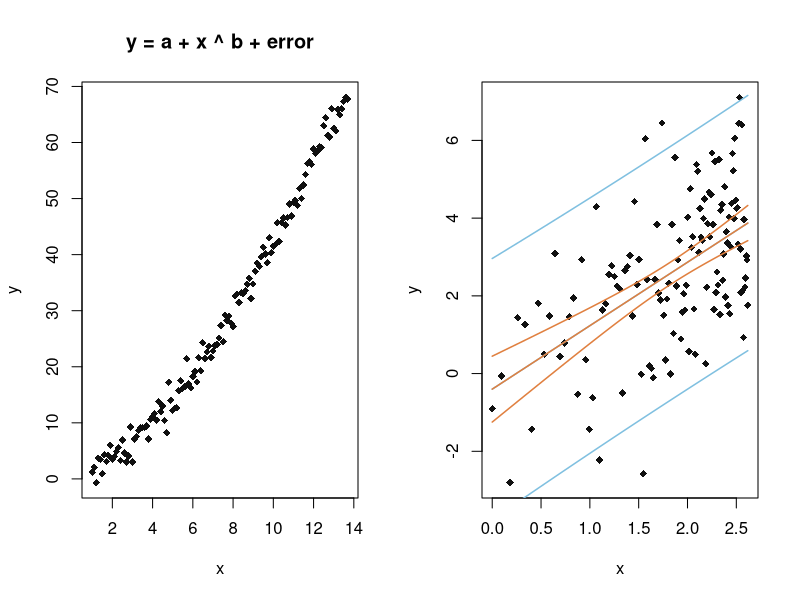
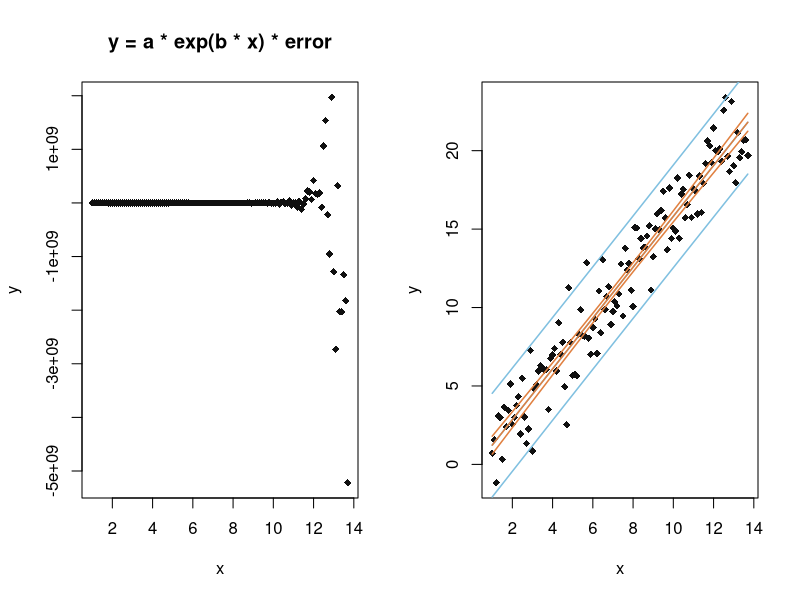
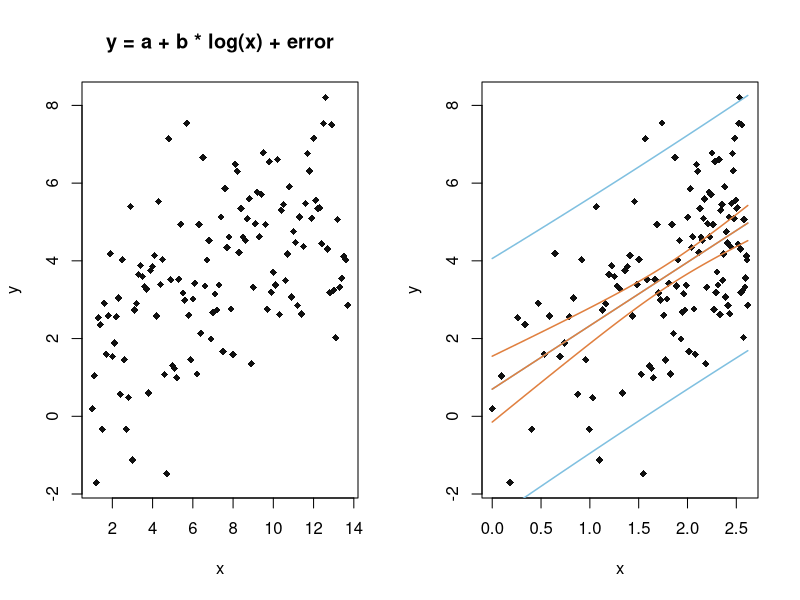
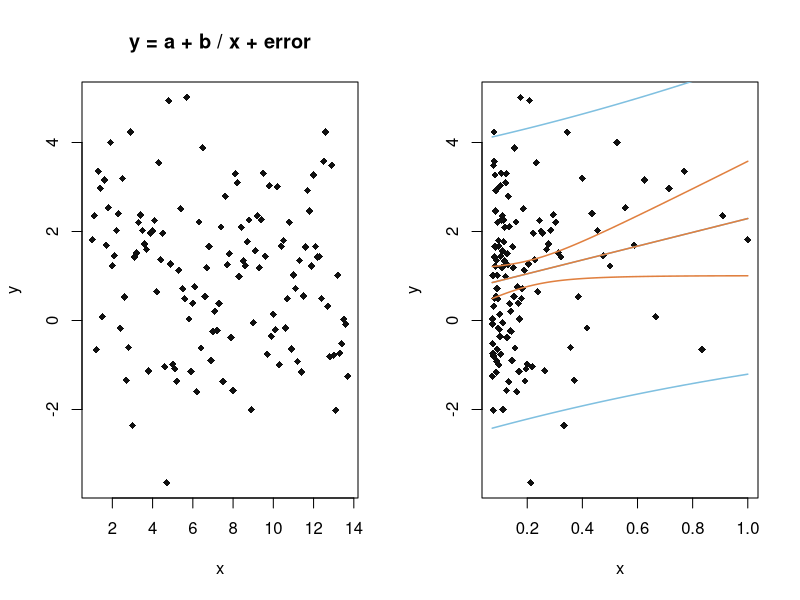

Recreate these plots in R, in order.
# ===================================================

error_sd <- 1.618
x_start <- 1
x_step <- .1
alpha <- 0.05

n <- 128
a <- 0.618
b <- 1.618

t <- 1.6574 # n = 128, alpha = 0.05
f <- 3.9201 # n = 128, alpha = 0.05

error <- rnorm(n = n, mean = 0, sd = error_sd)
x <- x_start + x_step * (0 : (n - 1))

# ===================================================

do_fit <- function(x, y) {
  b_est <- (mean(x * y) - mean(x) * mean(y)) / (mean(x ^ 2) - mean(x) ^ 2)
  a_est <- mean(y) - b_est * mean(x)
  y_est <- a_est + b_est * x
  
  y_variance <- 1 / (n - 2) * sum((y - (a_est + b_est * x)) ^ 2)
  b_est_variance <- y_variance / sum((x - mean(x)) ^ 2)
  a_est_variance <- mean(x ^ 2) * b_est_variance
  a_est_sd <- a_est_variance ^ 0.5
  b_est_sd <- b_est_variance ^ 0.5
  
  a_confidence_interval <- list(from = a_est - t * a_est_sd, to = a_est + t * a_est_sd)
  b_confidence_interval <- list(from = b_est - t * b_est_sd, to = b_est + t * b_est_sd)
  
  a_t <- a_est / a_est_sd
  b_t <- b_est / b_est_sd
  is_a_significant <- abs(a_t) > t
  is_b_significant <- abs(b_t) > t
  
  coefficient_of_determination <- 1 - sum((y - y_est) ^ 2) / sum((y - mean(y)) ^ 2)
  
  model_f <- (n - 2) * coefficient_of_determination / (1 - coefficient_of_determination)
  is_model_adequate <- model_f > f
  
  data <- data.frame(cbind(x, y))
  model <- lm(y ~ x, data = data)
  
  prediction <- predict(model, interval = 'pred', level = 1 - alpha)
  confidence <- predict(model, interval = 'conf', level = 1 - alpha)
  
  plot(x = x, y = y, type = 'p', col = '#101010', pch = 18, main = '')
  matlines(data$x, cbind(prediction), col='#80c0e0', lty = c(1, 1, 1), lwd = 1.5)
  matlines(data$x, cbind(confidence), col = '#e08040', lty = c(1, 1, 1), lwd = 1.5)
  
  list(
    a_est = a_est,
    b_est = b_est,
    y_variance = y_variance,
    a_est_variance = a_est_variance,
    b_est_variance = b_est_variance,
    a_confidence_interval = a_confidence_interval,
    b_confidence_interval = b_confidence_interval,
    coefficient_of_determination = coefficient_of_determination,
    is_model_adequate = is_model_adequate,
    is_a_significant = is_a_significant,
    is_b_significant = is_b_significant
  )
}

do_case <- function(name, x, y, x_ln, y_ln) {
  par(mfrow = c(1, 2))
  plot(x = x, y = y, type = 'p', col = '#101010', pch = 18, main = name)
  do_fit(x = x_ln, y = y_ln)
}

# ===================================================

case_a <- do_case (
  name = 'y = a + x ^ b + error',
  x = x,
  y = a + x ^ b + error,
  x_ln = log(x),
  y_ln = log(a) + b * log(x) + error
)

case_b <- do_case (
  name = 'y = a * exp(b * x) * error',
  x = x,
  y = a * exp(b * x) * error,
  x_ln = x,
  y_ln = log(a) + b * x + error
)

case_c <- do_case (
  name = 'y = a + b * log(x) + error',
  x = x,
  y = a + b * log(x) + error,
  x_ln = log(x),
  y_ln = a + b * log(x) + error
)

case_d <- do_case (
  name = 'y = a + b / x + error',
  x = x,
  y = a + b / x + error,
  x_ln = 1 / x,
  y_ln = a + b / x + error
)

# ===================================================
